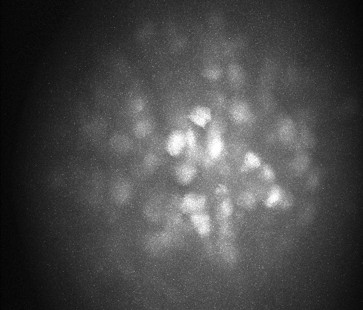
#> input picture Brain_neural_data_analysis/Data_analysis05/data/MAX_day6.jpg, 363 x 310 px
$ python -i processing_script.py   (imports and definitions only)   (older library calls are emulated)
#> lines starting #> are read from the running program, lines starting #| are printed output that depends on the picture; after the words box and inside, x2 and y2 are one past the last pixel; in counts of white or black regions, pixels touching at a corner belong together
#!/usr/bin/env python3
# -*- coding: utf-8 -*-

"""
神经元图像处理脚本
用于对神经元显微图像进行降噪处理，强化神经元轮廓，忽略雪花散点
"""

import cv2
import numpy as np
from skimage import exposure, filters, morphology, transform, feature
import matplotlib.pyplot as plt
import os
import argparse
from pathlib import Path

class NeuronImageProcessor:
    """神经元图像处理类，专注于神经元轮廓增强与背景噪点抑制"""

    def __init__(self, image_path):
        """
        初始化处理器并加载图像

        Parameters
        ----------
        image_path : str
            输入图像文件路径
        """
        self.image_path = image_path
        self.original = cv2.imread(image_path, cv2.IMREAD_UNCHANGED)
#> self.original is the input picture: shape (310, 363, 3); min 1, max 255, mean 72.7

        # 检查图像是否加载成功
        if self.original is None:
            raise ValueError(f"无法加载图像: {image_path}")

        # 根据图像通道数处理
        if len(self.original.shape) == 2:  # 灰度图像
            self.image = self.original
        elif len(self.original.shape) == 3 and self.original.shape[2] == 4:  # 带透明通道
            # 保留透明通道信息
            self.alpha = self.original[:, :, 3]
            # 转为灰度处理
            self.image = cv2.cvtColor(self.original[:, :, 0:3], cv2.COLOR_BGR2GRAY)
        else:  # 彩色图像转为灰度
            self.image = cv2.cvtColor(self.original, cv2.COLOR_BGR2GRAY)

        self.processed = self.image.copy()

    # [458 lines left out: functions apply_strong_denoising, apply_bilateral_filter, apply_median_filter, remove_small_spots, suppress_small_spots, enhance_neuron_structures and 11 more, not called in this run]

    def enhance_neuron_boundaries(self, kernel_size=3, sigma=1.4, amount=2.0):
        """
        专门增强神经元边界，使轮廓更加清晰

        Parameters
        ----------
        kernel_size : int
            边缘检测的内核大小
        sigma : float
            高斯滤波的标准差
        amount : float
            增强程度
        """
#> called with kernel_size = 3, sigma = 1.4, amount = 2
        # 使用高斯滤波平滑图像
        smoothed = cv2.GaussianBlur(self.processed, (kernel_size, kernel_size), sigma)

        # 使用Sobel算子检测边缘
        sobelx = cv2.Sobel(smoothed, cv2.CV_64F, 1, 0, ksize=3)
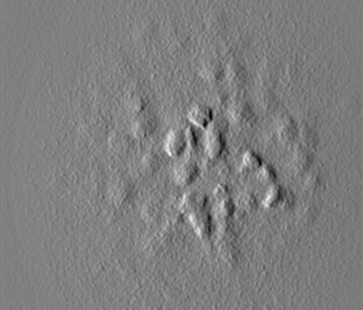
#> sobelx: shape (310, 363) float64; min -185, max 188, mean 0.3; drawn with min black and max white
        sobely = cv2.Sobel(smoothed, cv2.CV_64F, 0, 1, ksize=3)
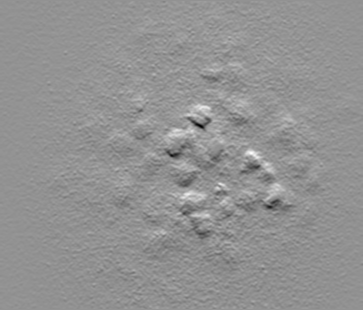
#> sobely: shape (310, 363) float64; min -243, max 180, mean 0.4; drawn with min black and max white

        # 计算边缘幅度
        magnitude = cv2.magnitude(sobelx, sobely)
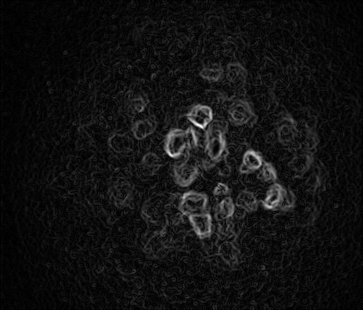
#> magnitude: shape (310, 363) float64; min 0, max 256.8, mean 17.9; drawn with min black and max white

        # 归一化到0-255
        magnitude = cv2.normalize(magnitude, None, 0, 255, cv2.NORM_MINMAX).astype(np.uint8)

        # 对边缘进行阈值处理，获取强边缘
        _, edges = cv2.threshold(magnitude, 50, 255, cv2.THRESH_BINARY)
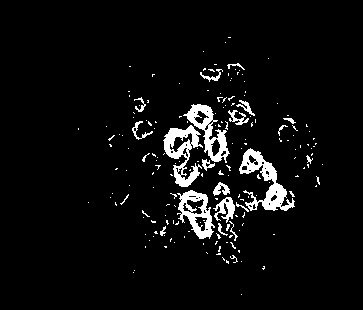
#> edges: shape (310, 363); 5.3% white; 184 white regions (161 under 20 px), largest, box (x1, y1, x2, y2) and area: (239, 148, 295, 211) 1215, (163, 125, 203, 187) 1046, (183, 104, 230, 163) 920

        # 细化边缘
        edges = cv2.morphologyEx(edges, cv2.MORPH_GRADIENT, np.ones((3, 3), np.uint8))
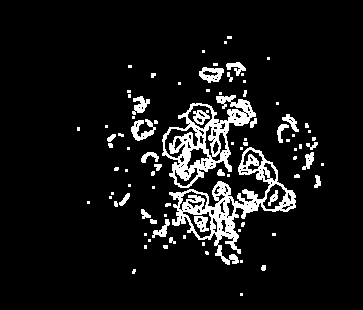
#> edges: shape (310, 363); 8.3% white; 88 white regions (56 under 20 px), largest, box (x1, y1, x2, y2) and area: (169, 147, 296, 265) 3424, (162, 95, 256, 188) 2839, (131, 119, 156, 141) 264

        # 将边缘叠加到原图像上
        self.processed = cv2.addWeighted(self.processed, 1.0, edges, amount * 0.01, 0)

        return self

    # [301 lines left out: functions highlight_neurons_by_local_contrast, save_result, show_comparison, process_neuron_image, process_neuron_image_simplified, process_neuron_image_advanced and 1 more, not called in this run]


# [20 lines not run here, left out]

>>> result = NeuronImageProcessor('../../Brain_neural_data_analysis/Data_analysis05/data/MAX_day6.jpg').enhance_neuron_boundaries()

$ run again, on Topology_analysis/datasets/NO5355EM20251106_cell_trace.jpg
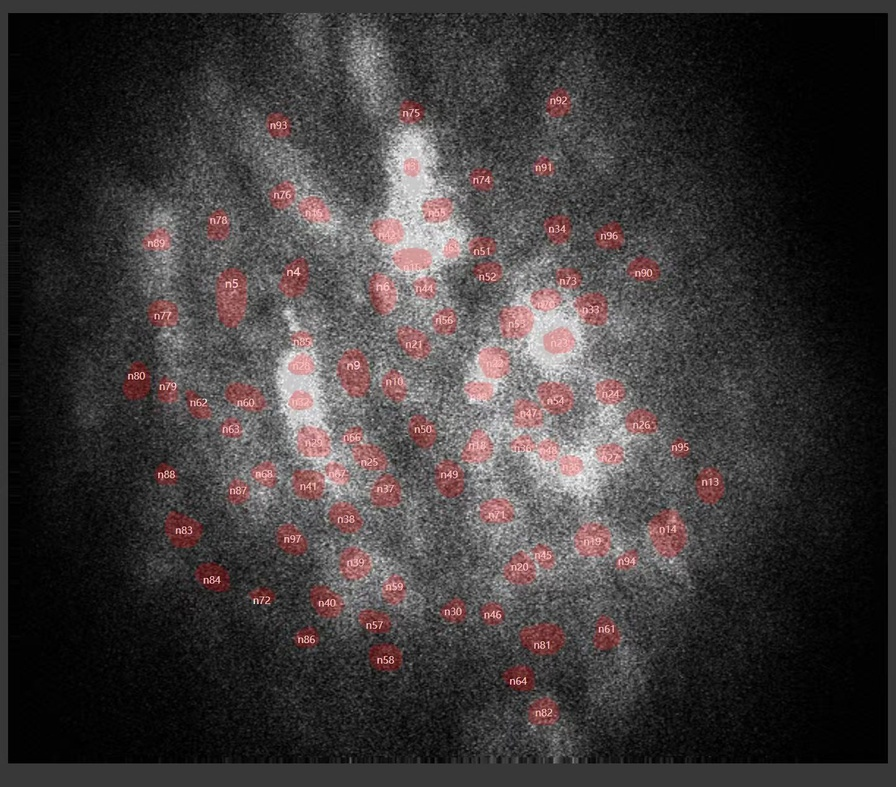
#> input picture Topology_analysis/datasets/NO5355EM20251106_cell_trace.jpg, 896 x 787 px, shrunk from 1444 x 1269 before the run
#> in __init__, self.original is the input picture: shape (787, 896, 3); mean B, G, R 58.3, 58.2, 63
#> in enhance_neuron_boundaries, `_, edges = cv2.threshold(magnitude, 50, 255, cv2.THRESH_BINARY)`:
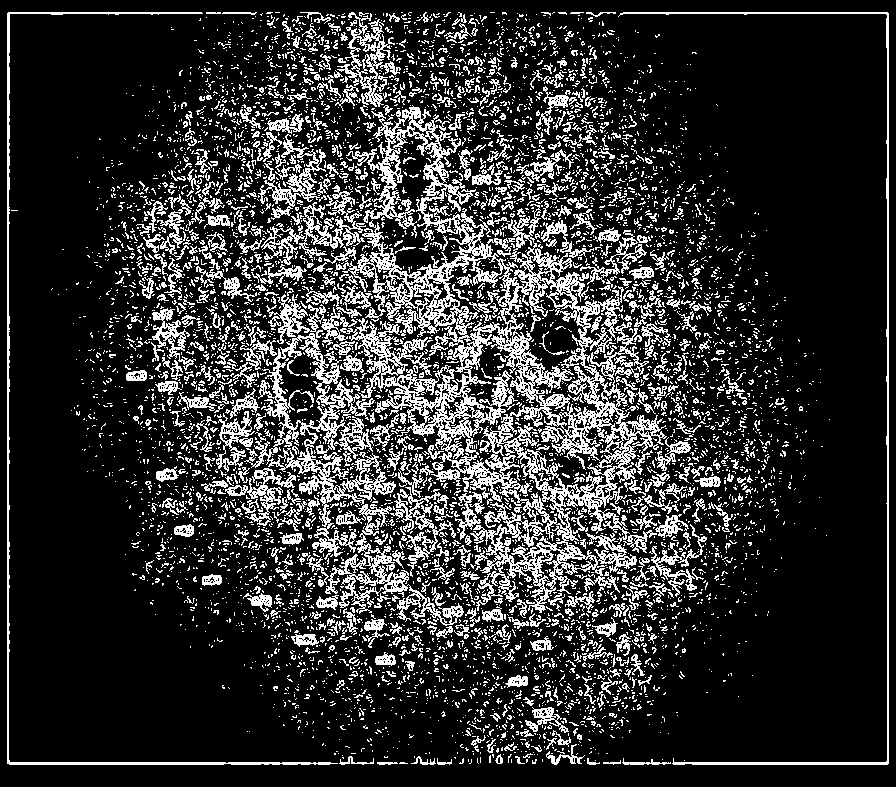
#> edges: shape (787, 896); 18.9% white in thin lines or dots
#> in enhance_neuron_boundaries, `edges = cv2.morphologyEx(edges, cv2.MORPH_GRADIENT, np.ones((3, 3), np..`:
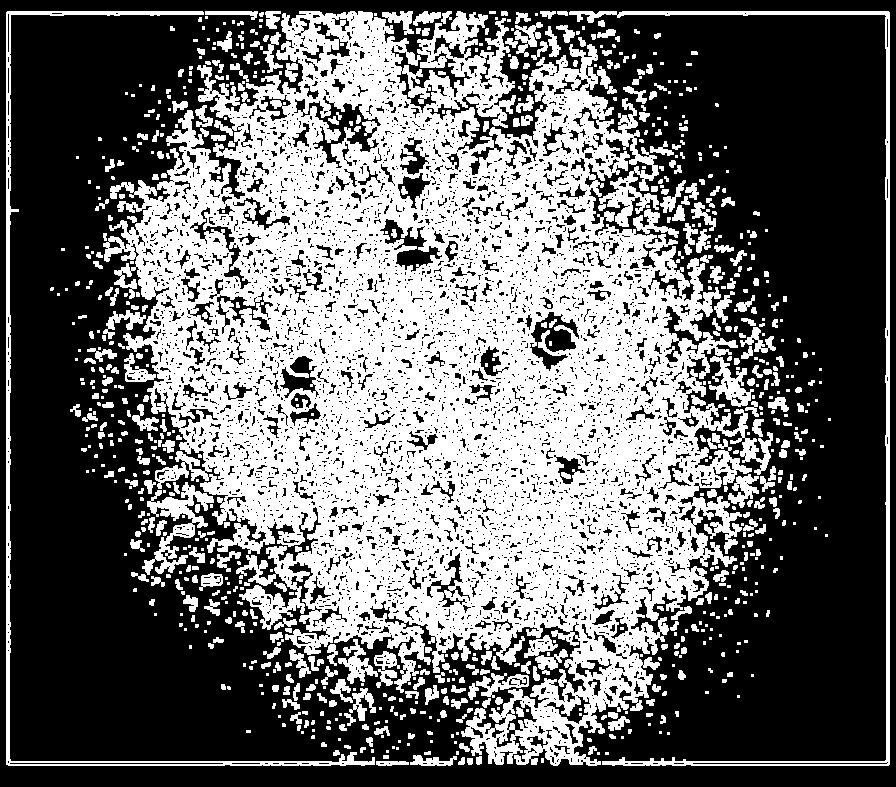
#> edges: shape (787, 896); 42.2% white; 841 white regions (421 under 20 px), largest, box (x1, y1, x2, y2) and area: (103, 11, 773, 766) 249041, (569, 11, 890, 766) 5626, (6, 11, 375, 766) 5566

$ run again, on Topology_analysis/datasets/no.29800930openfield神经元编号位置图.jpg
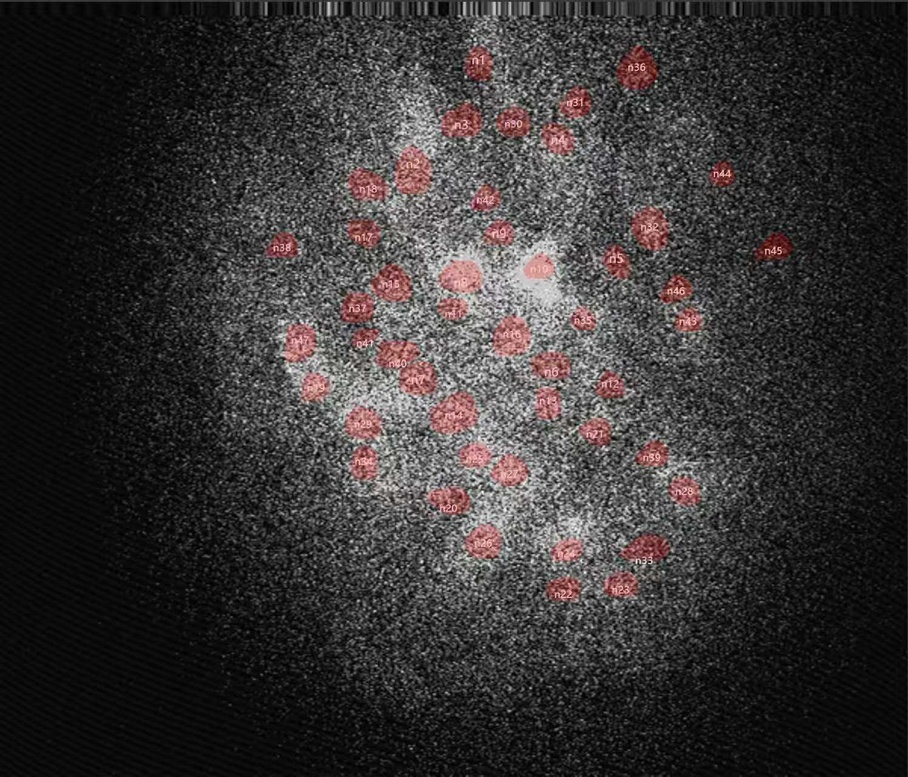
#> input picture Topology_analysis/datasets/no.29800930openfield神经元编号位置图.jpg, 908 x 777 px, shrunk from 1497 x 1280 before the run
#> in __init__, self.original is the input picture: shape (777, 908, 3); mean B, G, R 51.7, 51.8, 55.1
#> in enhance_neuron_boundaries, `_, edges = cv2.threshold(magnitude, 50, 255, cv2.THRESH_BINARY)`:
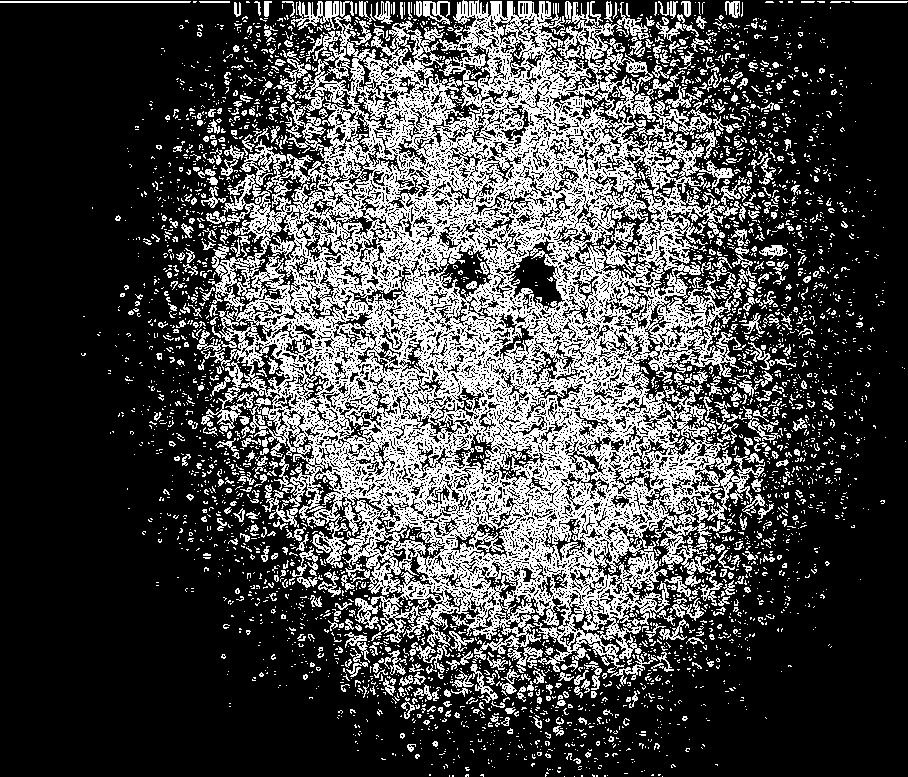
#> edges: shape (777, 908); 28.9% white in thin lines or dots
#> in enhance_neuron_boundaries, `edges = cv2.morphologyEx(edges, cv2.MORPH_GRADIENT, np.ones((3, 3), np..`:
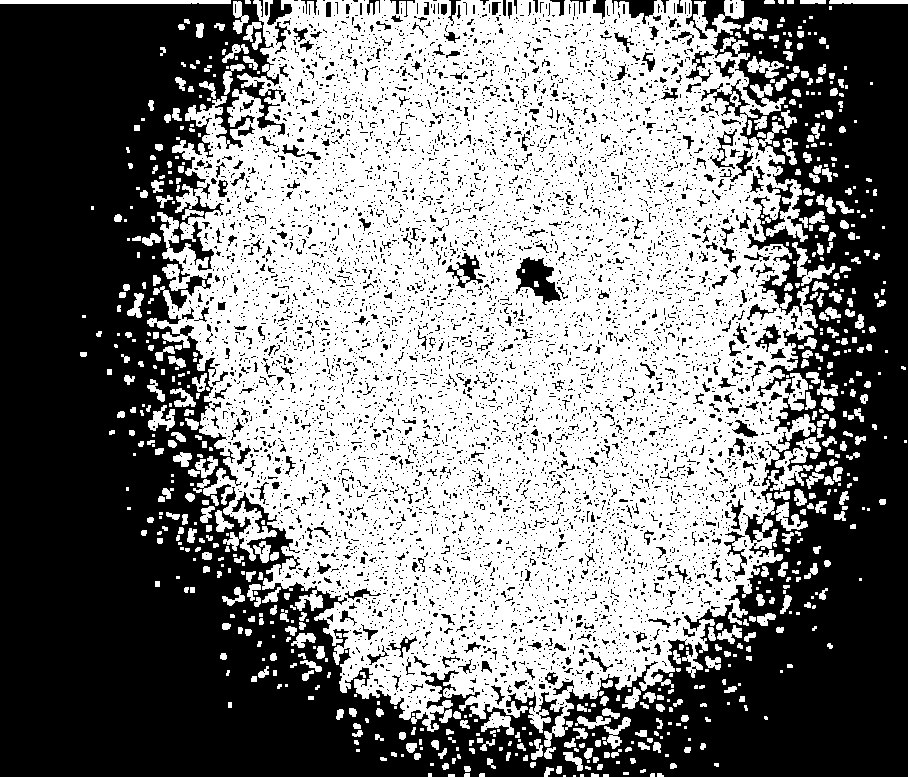
#> edges: shape (777, 908); 50.1% white; 6904 black regions (6497 under 20 px), largest, box (x1, y1, x2, y2) and area: (0, 0, 908, 777) 308255, (516, 257, 561, 305) 1113, (612, 0, 657, 24) 457
